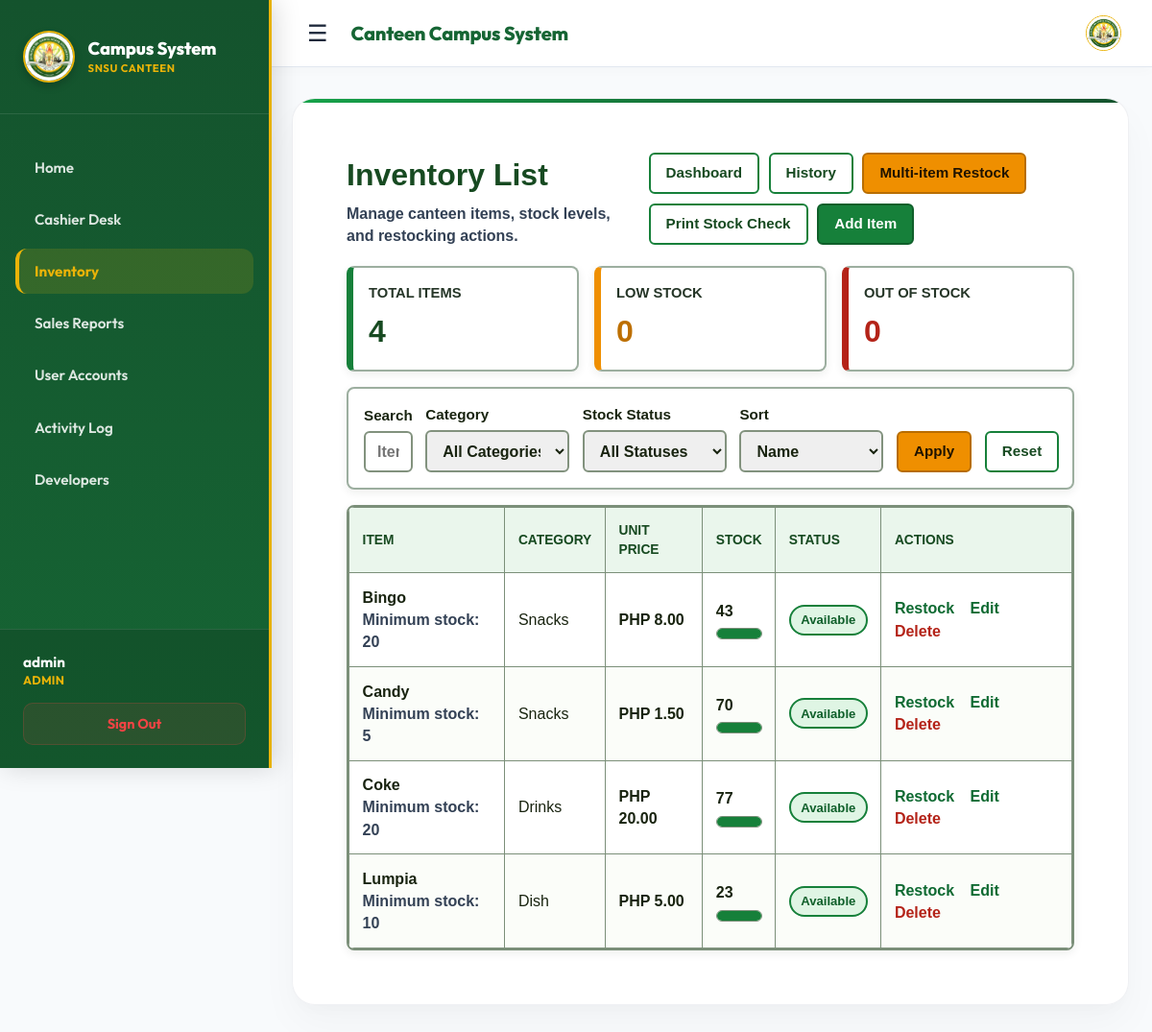
Screenshot of /inventory/list/ (signed in) with the database file from the repository.
### inventory/models.py (models this page shows, shortened)
class InventoryItem(models.Model):
	item_name = models.CharField(max_length=100)
	category = models.CharField(max_length=50)
	unit_price = models.DecimalField(max_digits=8, decimal_places=2)
	quantity_in_stock = models.PositiveIntegerField()
	minimum_stock_level = models.PositiveIntegerField()
	status = models.CharField(max_length=20, choices=STATUS_CHOICES, default="Available")

### accounts/decorators.py (the view, shortened to what this page needs)
    def _wrapped_view(request, *args, **kwargs):
        if not request.user.is_authenticated:
            return redirect(f'/accounts/login/?next={request.path}')
        role = 'cashier'
        if hasattr(request.user, 'profile'):
            role = request.user.profile.role
        return view_func(request, *args, **kwargs)

### inventory/context_processors.py (called while the page is built)
def stock_alerts(request):
    if not getattr(request, 'user', None) or not request.user.is_authenticated:
        return {}
    low_stock_count = InventoryItem.objects.filter(
        quantity_in_stock__lte=F('minimum_stock_level'),
        quantity_in_stock__gt=0,
    ).count()
    out_of_stock_count = InventoryItem.objects.filter(quantity_in_stock=0).count()
    return {
        'global_low_stock_count': low_stock_count,
        'global_out_of_stock_count': out_of_stock_count,
        'global_stock_alert_count': low_stock_count + out_of_stock_count,
    }

### inventory/views.py (called while the page is built)
def get_request_role(request):
    if request.user.is_authenticated and hasattr(request.user, 'profile'):
        return request.user.profile.role
    return 'cashier'

def get_category_names():
    ensure_default_categories()
    return list(Category.objects.values_list('name', flat=True))

def ensure_default_categories():
    existing_item_categories = InventoryItem.objects.exclude(category='').values_list('category', flat=True).distinct()
    category_names = [category for category, label in CATEGORY_CHOICES]
    category_names.extend(existing_item_categories)
    for category_name in category_names:
        clean_name = category_name.strip()
        if clean_name:
            Category.objects.get_or_create(name=clean_name)

def get_inventory_summary():
    total_items = InventoryItem.objects.count()
    low_stock_count = InventoryItem.objects.filter(
        quantity_in_stock__lte=models.F('minimum_stock_level'),
        quantity_in_stock__gt=0,
    ).count()
    out_of_stock_count = InventoryItem.objects.filter(quantity_in_stock=0).count()
    return {
        'total_items': total_items,
        'low_stock_count': low_stock_count,
        'out_of_stock_count': out_of_stock_count,
    }

@admin_required
def inventory_list(request):
    items, filter_context = get_filtered_inventory_items(request)
    categories = get_category_names()
    summary = get_inventory_summary()
    is_monitor = get_request_role(request) == 'monitor'
    return render(request, 'inventory/inventory_list.html', {
        'items': items,
        'categories': categories,
        'is_monitor': is_monitor,
        **summary,
        **filter_context,
    })

### templates/inventory/inventory_list.html (shortened to what this page needs)
{% extends 'base.html' %}
{% block content %}
<div class="inventory-page">
    <div class="inventory-header">
        <div>
            <h2 class="inventory-title">Inventory List</h2>
            <p class="inventory-subtitle">Manage canteen items, stock levels, and restocking actions.</p>
        </div>
        <div class="inventory-actions">
            {% if not is_monitor %}
            <a href="{% url 'inventory_dashboard' %}" class="btn btn-muted">Dashboard</a>
            {% endif %}
            <a href="{% url 'inventory_history' %}" class="btn btn-muted">History</a>
            {% if not is_monitor %}
            <a href="{% url 'multi_item_restock' %}" class="btn btn-primary">Multi-item Restock</a>
            {% endif %}
            <a href="{% url 'inventory_print_checklist' %}{% if request.GET.urlencode %}?{{ request.GET.urlencode }}{% endif %}" class="btn btn-muted">Print Stock Check</a>
            {% if not is_monitor %}
            <a href="{% url 'add_inventory_item' %}" class="btn btn-success">Add Item</a>
            {% endif %}
        </div>
    </div>
    <div class="summary-row">
        <div class="summary-card">
            <div class="summary-label">Total Items</div>
            <div class="summary-value">{{ total_items }}</div>
        </div>
        <div class="summary-card warning">
            <div class="summary-label">Low Stock</div>
            <div class="summary-value warning">{{ low_stock_count }}</div>
        </div>
        <div class="summary-card danger">
            <div class="summary-label">Out of Stock</div>
            <div class="summary-value danger">{{ out_of_stock_count }}</div>
        </div>
    </div>
    <div class="filter-panel">
        <form method="get" class="filter-form">
            <div class="filter-field">
                <label for="search">Search</label>
                <input id="search" type="text" name="search" placeholder="Item name" value="{{ request.GET.search|default_if_none:'' }}">
            </div>
            <div class="filter-field">
                <label for="category">Category</label>
                <select id="category" name="category">
                    <option value="">All Categories</option>
                </select>
            </div>
            <div class="filter-field">
                <label for="stock_status">Stock Status</label>
                <select id="stock_status" name="stock_status">
                    <option value="">All Statuses</option>
                </select>
            </div>
            <div class="filter-field">
                <label for="sort">Sort</label>
                <select id="sort" name="sort">
                    <option value="item_name" {% if request.GET.sort == 'item_name' %}selected{% endif %}>Name</option>
                </select>
            </div>
            <button type="submit" class="btn btn-primary">Apply</button>
            <a href="{% url 'inventory_list' %}" class="btn btn-muted">Reset</a>
        </form>
    </div>
    <div class="inventory-table-wrap">
        <table class="inventory-table">
            <thead>
                <tr>
                    <th>Item</th>
                    <th>Category</th>
                    <th>Unit Price</th>
                    <th>Stock</th>
                    <th>Status</th>
                    {% if not is_monitor %}
                    <th>Actions</th>
                    {% endif %}
                </tr>
            </thead>
            <tbody>
                {% for item in items %}
                    <tr {% if item.quantity_in_stock == 0 %}class="out-stock-row"{% elif item.quantity_in_stock <= item.minimum_stock_level %}class="low-stock-row"{% endif %}>
                        <td>
                            <div class="item-name">{{ item.item_name }}</div>
                            <div class="muted">Minimum stock: {{ item.minimum_stock_level }}</div>
                        </td>
                        <td>{{ item.category }}</td>
                        <td class="strong-value">PHP {{ item.unit_price }}</td>
                        <td>
                            <strong class="stock-count">{{ item.quantity_in_stock }}</strong>
                            {% if item.quantity_in_stock == 0 %}
                                <div class="stock-meter empty"><span class="stock-width-full"></span></div>
                            {% elif item.quantity_in_stock <= item.minimum_stock_level %}
                                <div class="stock-meter low"><span class="stock-width-low"></span></div>
                            {% else %}
                                <div class="stock-meter"><span class="stock-width-full"></span></div>
                            {% endif %}
                        </td>
                        <td>
                            {% if item.quantity_in_stock == 0 %}
                                <span class="badge badge-out">Out of Stock</span>
                            {% elif item.quantity_in_stock <= item.minimum_stock_level %}
                                <span class="badge badge-low">Low Stock</span>
                            {% else %}
                                <span class="badge badge-ok">Available</span>
                            {% endif %}
                        </td>
                        {% if not is_monitor %}
                        <td>
                            <a href="{% url 'restock_inventory_item' item.pk %}" class="action-link">Restock</a>
                            <a href="{% url 'edit_inventory_item' item.pk %}" class="action-link">Edit</a>
                            <a href="{% url 'delete_inventory_item' item.pk %}" class="action-link danger">Delete</a>
                        </td>
                        {% endif %}
                    </tr>
                {% empty %}
                    <tr>
                        <td colspan="{% if is_monitor %}5{% else %}6{% endif %}" class="empty-state">No inventory items match the current filters.</td>
                    </tr>
                {% endfor %}
            </tbody>
        </table>
    </div>
</div>
{% endblock %}

### templates/base.html (shortened to what this page needs)
{% load static %}
<!DOCTYPE html>
<html>
<head>
</head>
<body>
    <div class="app-layout">
        {% if user.is_authenticated %}
        <aside class="app-sidebar" id="appSidebar">
            <div class="sidebar-brand">
                <img src="{% static 'core/images/snsu_logo.jpg' %}" alt="SNSU Logo" class="sidebar-logo">
                <div>
                    <div class="sidebar-brand-name">Campus System</div>
                    <div class="sidebar-brand-tagline">SNSU Canteen</div>
                </div>
            </div>
            <nav class="sidebar-menu">
                <a href="/" class="sidebar-link" id="link-home">
                    Home
                </a>
                {% if user.is_staff or user.is_superuser or user.profile.role == 'admin' %}
                <a href="/cashier/" class="sidebar-link" id="link-cashier">
                    Cashier Desk
                </a>
                <a href="/inventory/" class="sidebar-link" id="link-inventory">
                    Inventory
                </a>
                <a href="/cashier/reports/history/" class="sidebar-link" id="link-reports">
                    Sales Reports
                </a>
                <a href="/accounts/manage/" class="sidebar-link" id="link-users">
                    User Accounts
                </a>
                <a href="/activity/" class="sidebar-link" id="link-activity">
                    Activity Log
                </a>
                {% else %}
                <a href="/cashier/" class="sidebar-link" id="link-cashier">
                    Cashier Desk
                </a>
                {% endif %}
                <a href="/developers/" class="sidebar-link" id="link-developers">
                    Developers
                </a>
            </nav>
            <div class="sidebar-footer">
                <div class="sidebar-user">
                    <span class="sidebar-username">{{ user.username }}</span>
                    <span class="sidebar-role">{% if user.is_staff or user.is_superuser or user.profile.role == 'admin' %}Admin{% elif user.profile.role == 'monitor' %}Monitor{% else %}Cashier{% endif %}</span>
                </div>
                <a href="{% url 'logout' %}" class="sidebar-logout-btn">
                    Sign Out
                </a>
            </div>
        </aside>
        {% endif %}
        <div class="main-layout-container" style="{% if not user.is_authenticated %}margin-left: 0; background: #eef5ef;{% endif %}">
            {% if user.is_authenticated %}
            <header class="app-top-bar screen-only">
                <button type="button" class="sidebar-toggle" onclick="toggleSidebar()">
                    ☰
                </button>
                <div class="top-bar-title">Canteen Campus System</div>
                <img src="{% static 'core/images/snsu_logo.jpg' %}" alt="SNSU Logo" style="width: 35px; height: 35px; border-radius: 50%; object-fit: cover; border: 1.5px solid #eab308; margin-left: auto;">
            </header>
            {% endif %}
            <main style="{% if not user.is_authenticated %}max-width: 500px; padding: 2rem 1.5rem;{% endif %}">
                {% block page_shell_start %}<div class="page-shell">{% endblock %}
                    {% block content %}
                    {% endblock %}
                {% block page_shell_end %}</div>{% endblock %}
            </main>
        </div>
    </div>
</body>
</html>

### templates/base.html (style rules this page uses)
body { margin: 0; background: #f8fafc; color: #1e293b; font-family: 'Outfit', sans-serif; min-height: 100vh; }
main { max-width: 1280px; margin: 0 auto; padding: 2rem 1.5rem 3rem; width: 100%; box-sizing: border-box; }
.app-layout { display: flex; min-height: 100vh; min-width: 0; width: 100%; position: relative; }
.app-sidebar { width: 280px; height: 100vh; background: linear-gradient(180deg, #14532d 0%, #166534 100%); color: #ffffff; position: fixed; top: 0; left: 0; display: flex; flex-direction: column; z-index: 100; transition: transform 0.3s cubic-bezier(0.4, 0, 0.2, 1); box-shadow: 4px 0 25px rgba(0,0,0,0.15); border-right: 3px solid #eab308; }
.main-layout-container { flex-grow: 1; margin-left: 280px; transition: margin-left 0.3s cubic-bezier(0.4, 0, 0.2, 1); display: flex; flex-direction: column; min-height: 100vh; min-width: 0; width: 100%; }
.sidebar-brand { padding: 2rem 1.5rem; display: flex; align-items: center; gap: 0.85rem; border-bottom: 1px solid rgba(255,255,255,0.1); }
.sidebar-logo { width: 50px; height: 50px; border-radius: 50%; object-fit: cover; border: 2px solid #eab308; box-shadow: 0 4px 8px rgba(0,0,0,0.2); }
.sidebar-brand-name { font-size: 1.15rem; font-weight: 800; color: #ffffff; line-height: 1.2; letter-spacing: -0.01em; }
.sidebar-brand-tagline { font-size: 0.7rem; color: #eab308; font-weight: 700; text-transform: uppercase; letter-spacing: 0.05em; margin-top: 0.15rem; }
.sidebar-menu { flex-grow: 1; padding: 2rem 1rem; display: flex; flex-direction: column; gap: 0.5rem; overflow-y: auto; }
.sidebar-link { display: flex; align-items: center; gap: 1rem; color: rgba(255,255,255,0.85); text-decoration: none; font-weight: 600; padding: 0.85rem 1.25rem; border-radius: 12px; transition: all 0.25s ease; font-size: 0.95rem; }
.sidebar-link.active { background: rgba(234, 179, 8, 0.15); color: #eab308; border-left: 4px solid #eab308; padding-left: 1rem; font-weight: 700; }
.sidebar-footer { padding: 1.5rem; background: rgba(0,0,0,0.15); border-top: 1px solid rgba(255,255,255,0.1); display: flex; flex-direction: column; gap: 1rem; }
.sidebar-user { display: flex; flex-direction: column; }
.sidebar-username { font-weight: 700; font-size: 0.95rem; color: #ffffff; }
.sidebar-role { font-size: 0.78rem; color: #eab308; font-weight: 700; text-transform: uppercase; margin-top: 0.15rem; letter-spacing: 0.02em; }
.sidebar-logout-btn { display: flex; align-items: center; justify-content: center; gap: 0.5rem; background: rgba(239, 68, 68, 0.1); color: #ef4444; border: 1px solid rgba(239, 68, 68, 0.2); font-weight: 700; padding: 0.75rem; border-radius: 10px; text-decoration: none; text-align: center; transition: all 0.25s ease; font-size: 0.9rem; }
.app-top-bar { height: 70px; background: #ffffff; border-bottom: 1px solid #e2e8f0; display: flex; align-items: center; padding: 0 2rem; position: sticky; top: 0; z-index: 80; box-shadow: 0 4px 12px rgba(0,0,0,0.02); box-sizing: border-box; }
.sidebar-toggle { background: none; border: none; color: #1e293b; font-size: 1.5rem; cursor: pointer; padding: 0.5rem; display: flex; align-items: center; justify-content: center; border-radius: 8px; transition: background-color 0.2s; }
.top-bar-title { font-size: 1.25rem; font-weight: 800; color: #166534; margin-left: 1rem; letter-spacing: -0.01em; }
.page-shell { background: rgba(255, 255, 255, 0.95); backdrop-filter: blur(20px); border-radius: 24px; box-shadow: 0 20px 40px rgba(0, 0, 0, 0.03), 0 8px 16px rgba(0, 0, 0, 0.02), inset 0 1px 0 rgba(255, 255, 255, 0.8); padding: 2.5rem; border: 1px solid rgba(229, 231, 235, 0.6); position: relative; overflow: hidden; box-sizing: border-box; }
.page-shell::before { content: ''; position: absolute; top: 0; left: 0; right: 0; height: 4px; background: linear-gradient(90deg, #16a34a, #15803d, #166534, #14532d); border-radius: 24px 24px 0 0; }
.btn-primary { background: linear-gradient(135deg, #3b82f6 0%, #1d4ed8 100%); color: #fff; }

### rows the page displays
InventoryItem: item_name "Bingo", minimum_stock_level "20", category "Snacks", unit_price "8.00", quantity_in_stock "43", shows "Available"
InventoryItem: item_name "Candy", minimum_stock_level "5", category "Snacks", unit_price "1.50", quantity_in_stock "70", shows "Available"
InventoryItem: item_name "Coke", minimum_stock_level "20", category "Drinks", unit_price "20.00", quantity_in_stock "77", shows "Available"
InventoryItem: item_name "Lumpia", minimum_stock_level "10", category "Dish", unit_price "5.00", quantity_in_stock "23", shows "Available"

### other values shown
{{ user.username }} "admin"
{{ total_items }} "4"
{{ low_stock_count }} "0"
{{ out_of_stock_count }} "0"
